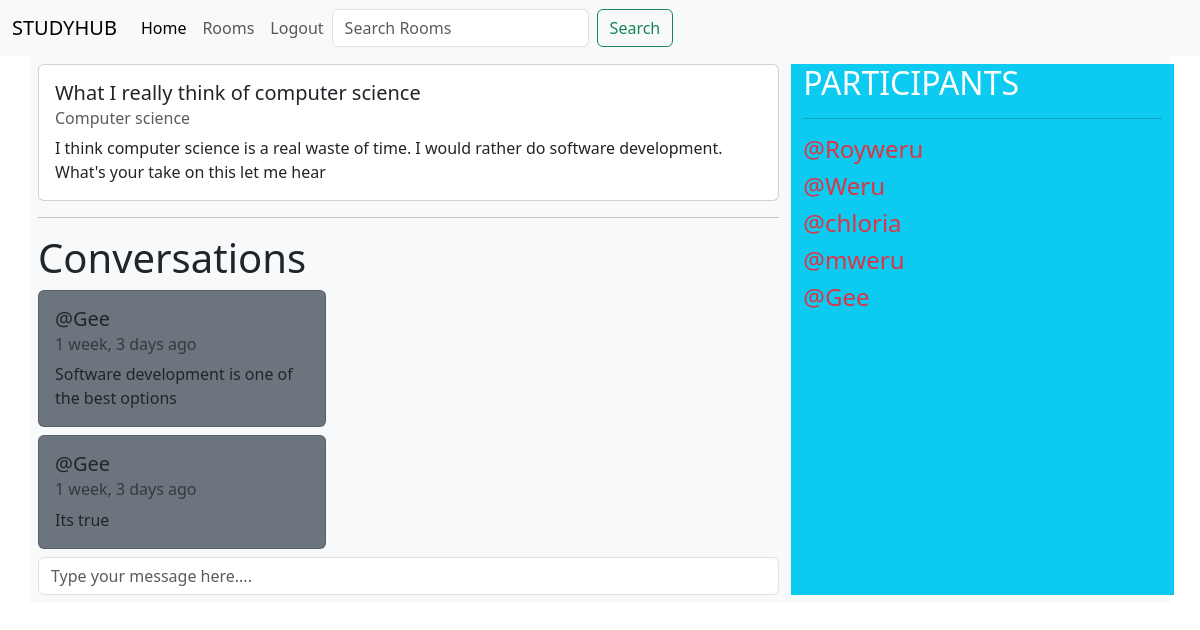
The app's page /room/12/ (signed in), older data.
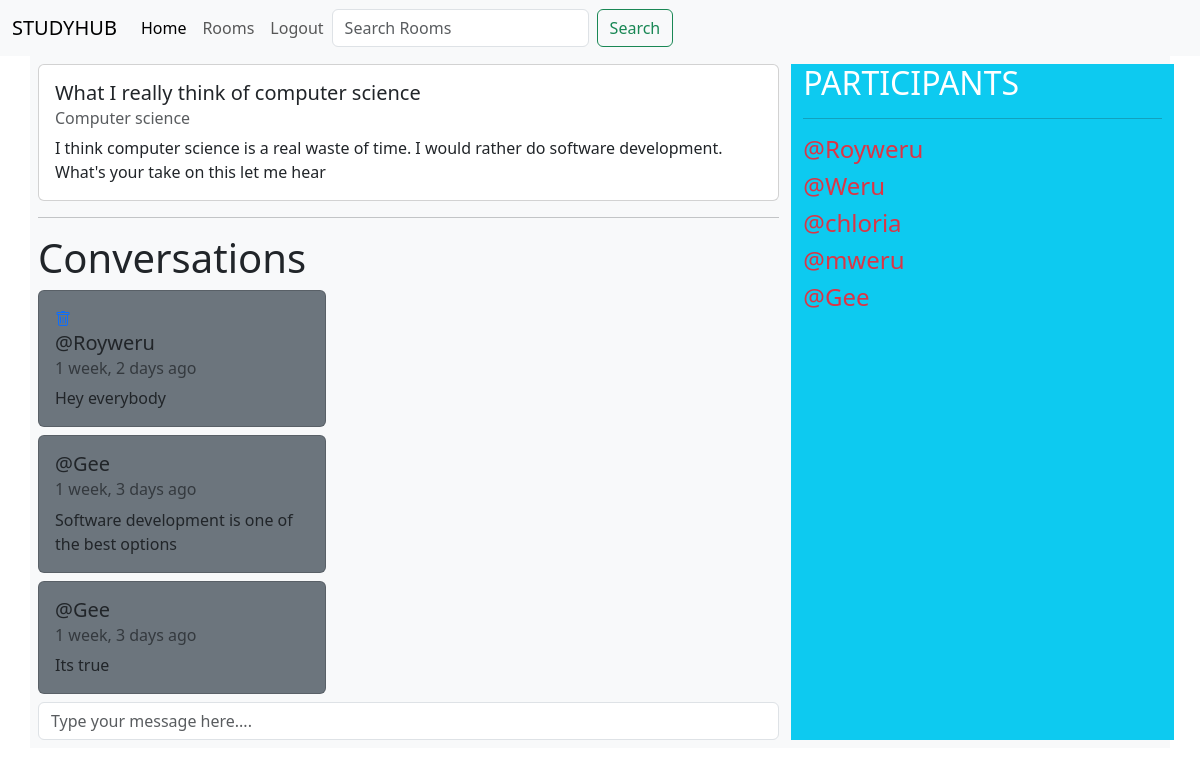
The same page, newer data.
### room/models.py (models this page shows, shortened)
class Room(models.Model):
    host =models.ForeignKey(User, on_delete=models.SET_NULL, null=True)
    topic = models.ForeignKey(Topic , on_delete=models.SET_NULL, null=True)
    name = models.CharField(max_length=200)
    description = models.TextField( null=True , blank=True)
    participants = models.ManyToManyField(User, related_name='participants', blank=True)
    updated = models.DateField(auto_now=True)
    created = models.DateTimeField(auto_now_add=True)
    class Meta:
        ordering = ['-updated', '-created']

class Topic(models.Model):
    name = models.CharField(max_length=200)
    def __str__(self):
        return self.name

class Message(models.Model):
    user= models.ForeignKey(User ,on_delete=models.CASCADE)
    room = models.ForeignKey(Room, on_delete=models.CASCADE)
    body = models.TextField()
    updated = models.DateField(auto_now=True)
    created = models.DateTimeField(auto_now_add=True)
    class Meta:
        ordering = ['-updated', '-created']

### room/views.py (the view, shortened to what this page needs)
# urls.py: path('room/<str:pk>/', views.get_room, name='room'),
@login_required(login_url='login')
def get_room(request, pk):
    room = Room.objects.get(id=pk)
    room_messages = room.message_set.all()
    participants = room.participants.all()
    context = {'room': room, 'room_messages': room_messages,
               'participants': participants}
    return render(request, 'components/room.html', context)

### templates/components/room.html
{% extends 'base.html' %} {% block content %}
<div class="container bg-light p-2">
  <div class="row">
    <div class="col-md-8">
      {% include 'sections/roomdesc.html' %}
      <hr />
      <div>
        <h1>Conversations</h1>
        {% for message in room_messages %}
         {% include 'sections/messcard.html' %}
        {% endfor %} {% if request.user.is_authenticated %}
        <div class="mt-2">
          {% include 'sections/messinput.html' %}
        </div>
        {% endif %}
      </div>
    </div>
    <div class="col-md-4 bg-info">
      <h2 class="text-white">PARTICIPANTS</h2>
      <hr />
      {% for user in participants %}
      <h4 class="text-danger">@{{user}}</h4>
      {% endfor %}
    </div>
  </div>
</div>
{% endblock %}

### templates/base.html (shortened to what this page needs)
<!doctype html>
<html lang="en">
  <head>
    <link rel="stylesheet" href="https://cdn.jsdelivr.net/npm/bootstrap-icons@1.10.5/font/bootstrap-icons.css">
    <link href="https://cdn.jsdelivr.net/npm/bootstrap@5.3.0/dist/css/bootstrap.min.css" rel="stylesheet">
  </head>
  <body>
    {% include 'navbar.html' %}
    {% block content%}
    {% endblock %}
  </body>
</html>

### templates/navbar.html (shortened to what this page needs)
<nav class="navbar navbar-expand-lg bg-body-tertiary">
    <div class="container-fluid">
      <a class="navbar-brand" href="/">STUDYHUB</a>
      <div class="collapse navbar-collapse" id="navbarNav">
        <ul class="navbar-nav">
          <li class="nav-item">
            <a class="nav-link active" aria-current="page" href="/">Home</a>
          </li>
          <li class="nav-item">
            <a class="nav-link" href="/room">Rooms</a>
          </li>
          <li class="nav-item">
            {% if request.user.is_authenticated %}
            <a href="{% url 'logout' %}" class="nav-link">Logout</a>
           {% else %}
            <a href="{% url 'login' %} " class="nav-link">Login</a>
           {% endif %}
          </li>
        </ul>
        <form class="d-flex" role="search">
          <input class="form-control me-2" type="text" name="q" placeholder="Search Rooms" aria-label="Search">
          <button class="btn btn-outline-success" type="submit">Search</button>
        </form>
      </div>
    </div>
  </nav>

### templates/sections/roomdesc.html
<div class="card" style="width: 100%">
    <div class="card-body">
      <h5 class="card-title">{{room.name}}</h5>
      <h6 class="card-subtitle mb-2 text-body-secondary">{{room.topic}}</h6>
      <p class="card-text">{{room.description}}</p>
    </div>
  </div>

### templates/sections/messcard.html
<div class="card mt-2 bg-secondary" style="width: 18rem">
    <div class="card-body">
      {% if request.user == message.user %}
      <a href="{% url 'delete-message' message.id %}"><i class="bi bi-trash"></i></a>
      {% endif %}
      <h5 class="card-title">@{{message.user}}</h5>
      <h6 class="card-subtitle mb-2 text-body-secondary">
        {{message.created|timesince}} ago
      </h6>
      <p class="card-text">{{message.body}}</p>
    </div>
  </div>

### templates/sections/messinput.html (shortened to what this page needs)
<form action="" method="post">
    <input
      class="form-control"
      name="body"
      type="text"
      placeholder="Type your message here...."
    />
  </form>

Row changes from the older to the newer data that the page shows:
added Message: user "Royweru", created "1 week, 2 days", body "Hey everybody"
